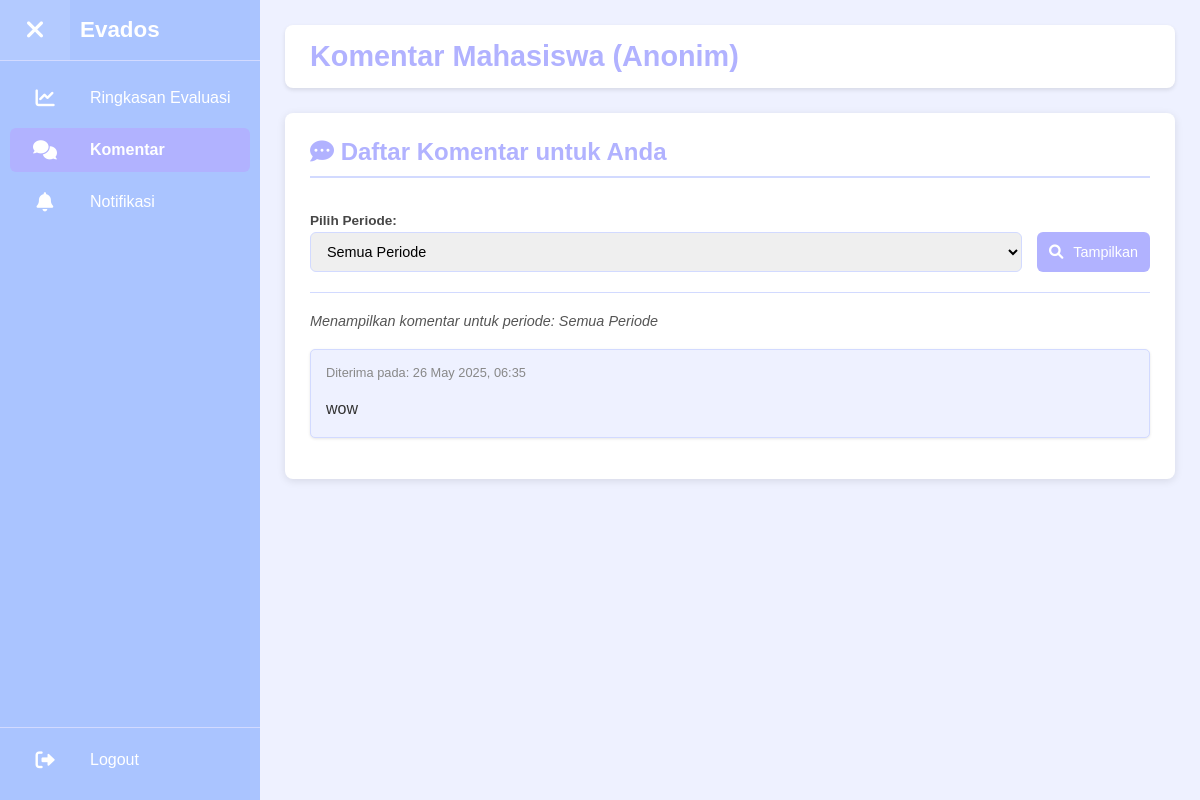
Before: /dosen_komentar.php (signed in) with the older database file.
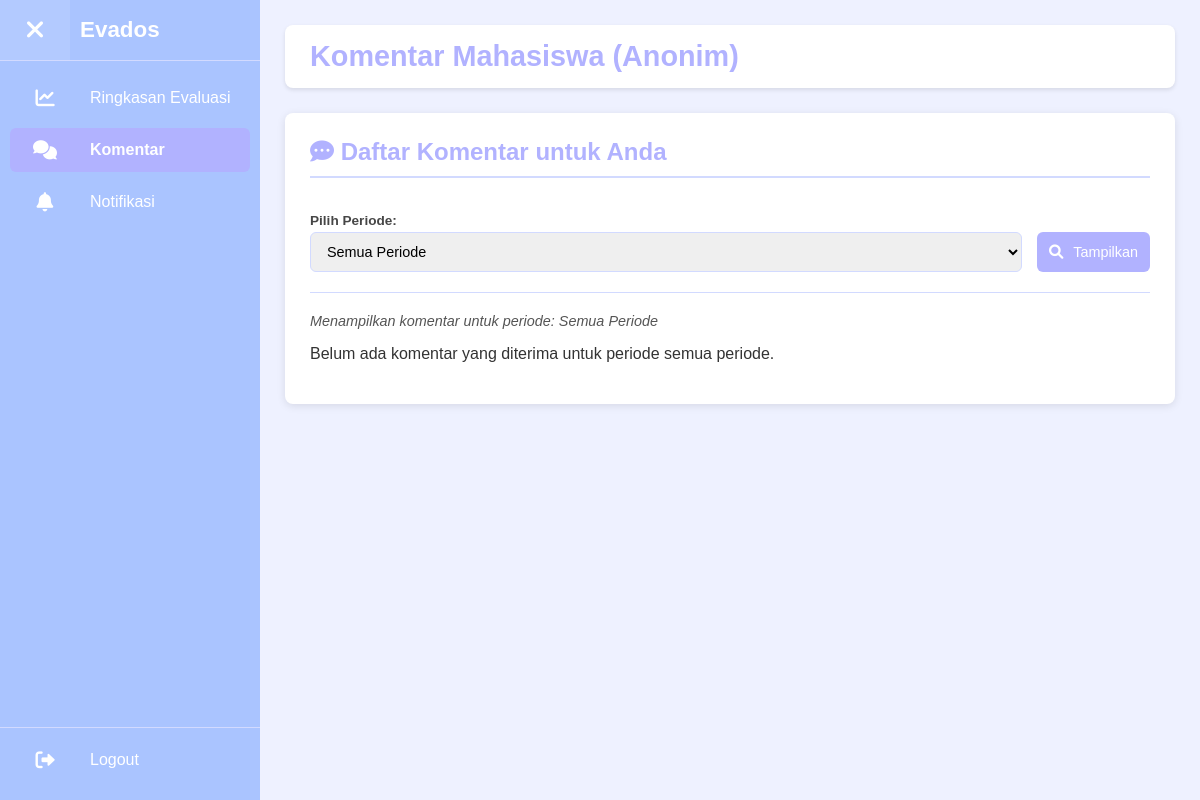
After: the same page with the newer database file.
### tables this page shows
CREATE TABLE `evaluations` (
  `evaluation_id` int(11) NOT NULL,
  `student_user_id` int(11) NOT NULL,
  `lecturer_user_id` int(11) NOT NULL,
  `semester_evaluasi` varchar(50) NOT NULL COMMENT 'Semester saat evaluasi dilakukan, cth: Genap 2024/2025',
  `tahun_ajaran_evaluasi` varchar(10) NOT NULL COMMENT 'Tahun ajaran saat evaluasi, cth: 2024/2025',
  `q1_score` tinyint(4) DEFAULT NULL,
  `q2_score` tinyint(4) DEFAULT NULL,
  `q3_score` tinyint(4) DEFAULT NULL,
  `q4_score` tinyint(4) DEFAULT NULL,
  `q5_score` tinyint(4) DEFAULT NULL,
  `q6_score` tinyint(4) DEFAULT NULL,
  `q7_score` tinyint(4) DEFAULT NULL,
  `q8_score` tinyint(4) DEFAULT NULL,
  `q9_score` tinyint(4) DEFAULT NULL,
  `q10_score` tinyint(4) DEFAULT NULL,
  `q11_score` tinyint(4) DEFAULT NULL,
  `q12_score` tinyint(4) DEFAULT NULL,
  `qb1_score` tinyint(4) DEFAULT NULL,
  `qb2_score` tinyint(4) DEFAULT NULL,
  `qb3_score` tinyint(4) DEFAULT NULL,
  `qb4_score` tinyint(4) DEFAULT NULL,
  `qb5_score` tinyint(4) DEFAULT NULL,
  `qc1_score` tinyint(4) DEFAULT NULL,
  `qc2_score` tinyint(4) DEFAULT NULL,
  `qc3_score` tinyint(4) DEFAULT NULL,
  `submission_average` decimal(3,2) DEFAULT NULL,
  `comment` text DEFAULT NULL,
  `evaluation_date` timestamp NOT NULL DEFAULT current_timestamp()
);

### includes/auth_check_dosen.php (called while the page is built, shortened)
<?php
$loggedInDosenId = $_SESSION['user_id'];
?>

### dosen_komentar.php (the view, shortened to what the changed rows need)
<?php
require_once 'includes/auth_check_dosen.php';
require_once 'config/db.php';
$periode_evaluasi_display = "Semua Periode";
$sql_condition_periode = "";
$params_periode = [];
$types_periode = "";
$comments = [];
$sql_comments = "SELECT comment, evaluation_date
                 FROM Evaluations
                 WHERE lecturer_user_id = ? AND comment IS NOT NULL AND TRIM(comment) != '' $sql_condition_periode
                 ORDER BY evaluation_date DESC";
$stmt_comments = $conn->prepare($sql_comments);
if ($stmt_comments) {
    $all_params_comments = array_merge([$loggedInDosenId], $params_periode);
    $all_types_comments = "i" . $types_periode;
    if (!empty($params_periode)) {
        $stmt_comments->bind_param($all_types_comments, ...$all_params_comments);
    } else {
        $stmt_comments->bind_param("i", $loggedInDosenId);
    }
    $stmt_comments->execute();
    $result_comments = $stmt_comments->get_result();
    while ($row_comment = $result_comments->fetch_assoc()) {
        $comments[] = $row_comment;
    }
} else {
    error_log("Dosen Komentar: Gagal mempersiapkan statement: " . $conn->error);
}
?>
<!DOCTYPE html>
<html lang="id">
<head>
    <link rel="stylesheet" href="css/style.css">
    <link rel="stylesheet" href="https://cdnjs.cloudflare.com/ajax/libs/font-awesome/6.0.0-beta3/css/all.min.css">
</head>
<body>
    <div class="mahasiswa-layout">
        <main class="main-content" id="mainContent">
            <header class="header">
                <h1>Komentar Mahasiswa (Anonim)</h1>
            </header>
            <section class="content-card">
                <h2><i class="fas fa-comment-dots"></i> Daftar Komentar untuk Anda</h2>
                <form action="<?php echo htmlspecialchars($_SERVER['PHP_SELF']); ?>" method="GET" class="filter-form">
                    <div class="input-group">
                    </div>
                    <button type="submit"><i class="fas fa-search"></i> Tampilkan</button>
                </form>
                <p style="font-size:0.9em; margin-top:0; color: #555;"><i>Menampilkan komentar untuk periode:
                        <?php echo $periode_evaluasi_display; ?></i></p>
                <?php if (!empty($comments)): ?>
                    <ul class="comment-list">
                        <?php foreach ($comments as $comment_data): ?>
                            <li class="comment-item">
                                <span class="comment-date">Diterima pada:
                                    <?php echo htmlspecialchars(date('d M Y, H:i', strtotime($comment_data['evaluation_date']))); ?></span>
                                <p><?php echo nl2br(htmlspecialchars($comment_data['comment'])); ?></p>
                            </li>
                        <?php endforeach; ?>
                    </ul>
                <?php else: ?>
                    <p>Belum ada komentar yang diterima untuk periode <?php echo strtolower($periode_evaluasi_display); ?>.
                    </p>
                <?php endif; ?>
            </section>
        </main>
    </div>
</body>
</html>

Changed rows visible on the page:
removed evaluations: evaluation_date "26 May 2025, 06:35", comment "wow"
Other visible differences:
$periode_evaluasi_display: (not shown) → "semua periode"
text now shown: "Belum ada komentar yang diterima untuk periode ."
